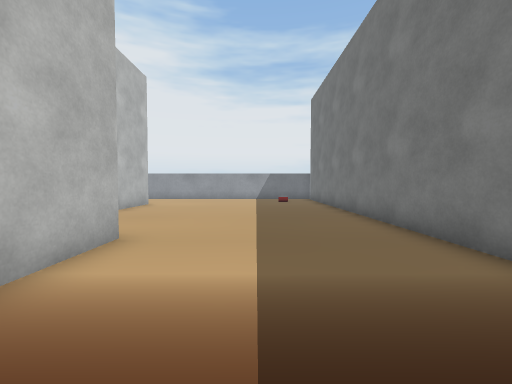
View 1 (above)

19 first-person views from a walk through a Webots world. The camera is 0.25 m above the floor, tilts 2° down and sees 90° across. The floor is counted in squares, 0.25 m on a side. Each view is taken from the middle of a square. On the plan, view 1 faces up. The plan holds only what a view shows up to about 11 squares ahead; the rest is blank. The place goes on beyond the plan. Robots are left out. Simple shapes and patterns stand in for the simulator's stock objects.

View 2
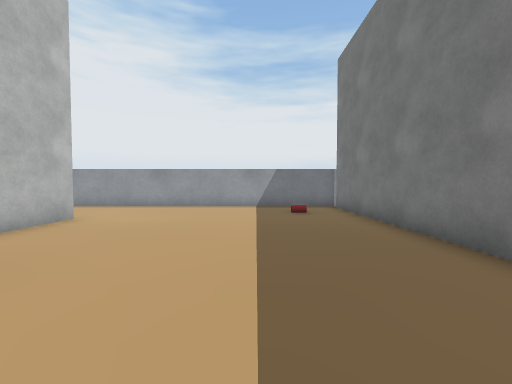

View 3
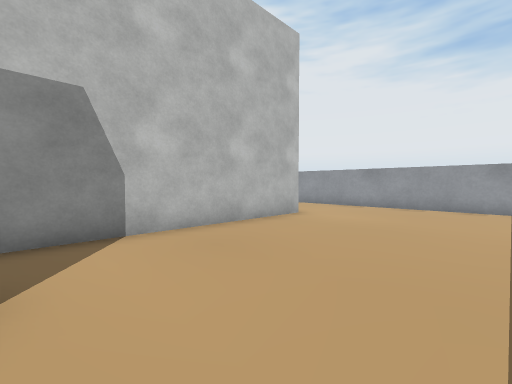

View 4
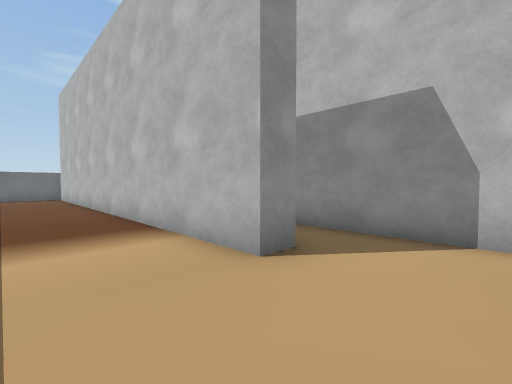

View 5
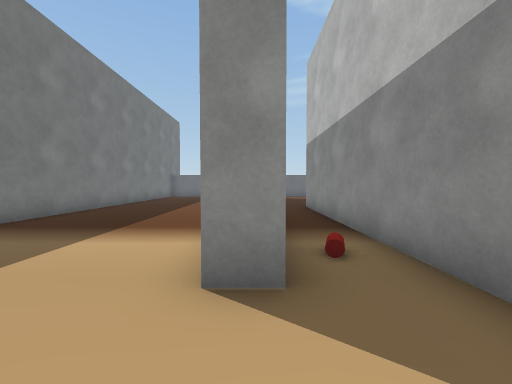

View 6
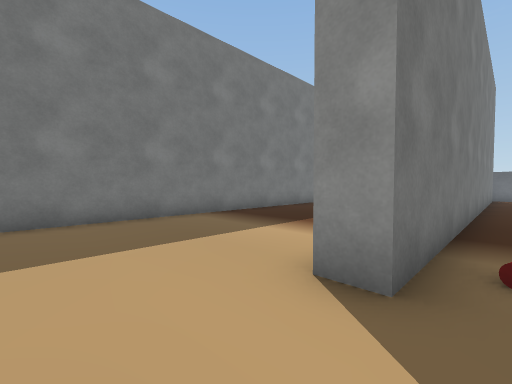

View 7
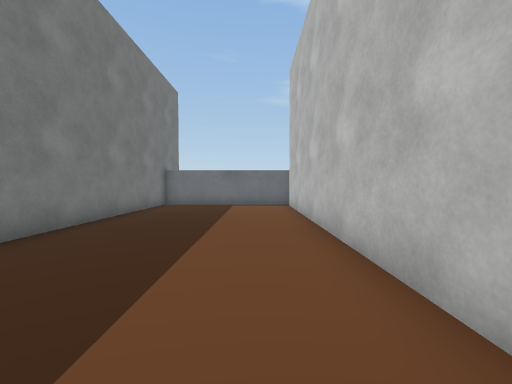

View 8
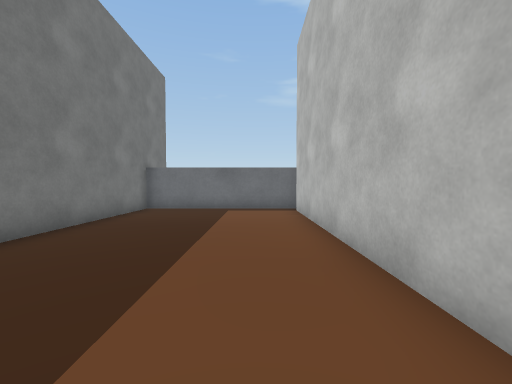

View 9
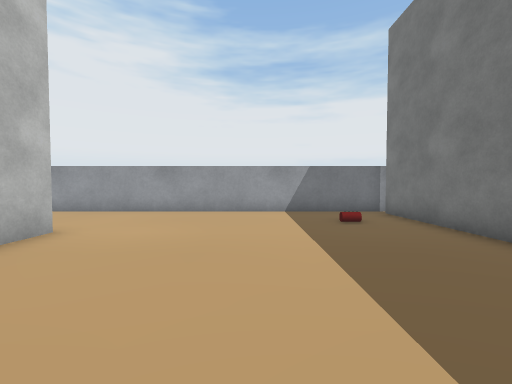

View 10
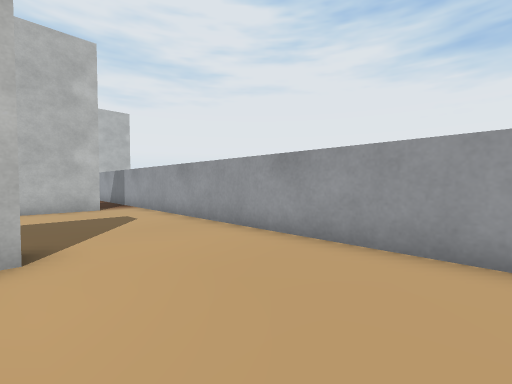

View 11
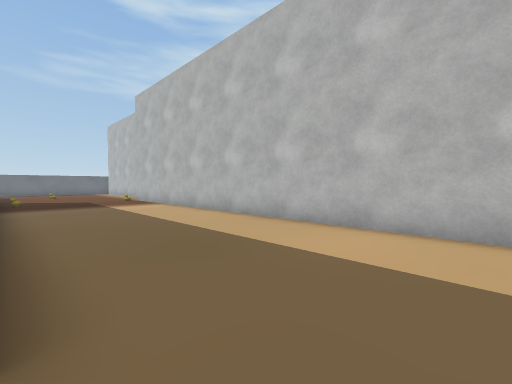

View 12
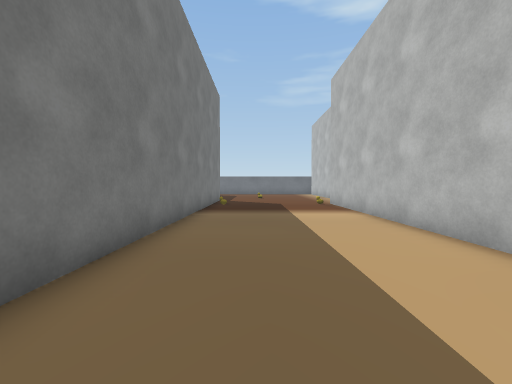

View 13
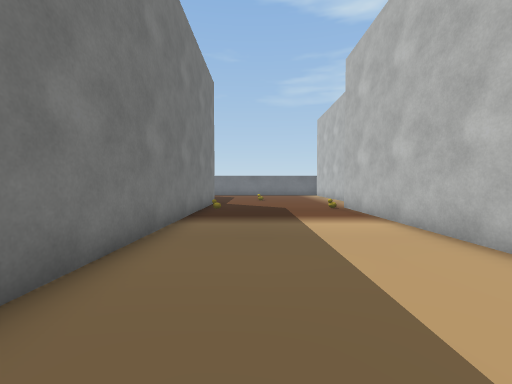

View 14
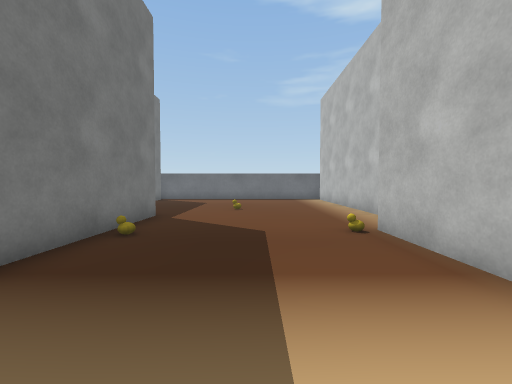

View 15
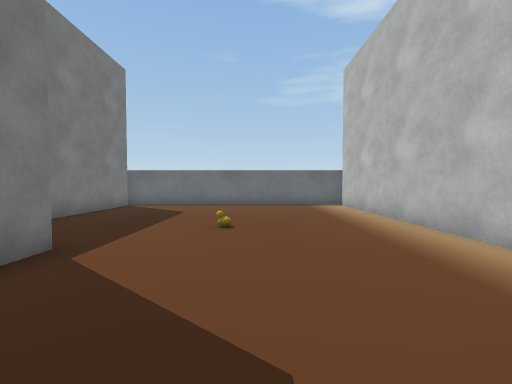

View 16
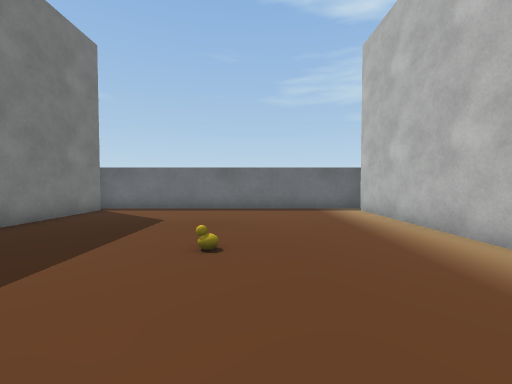

View 17
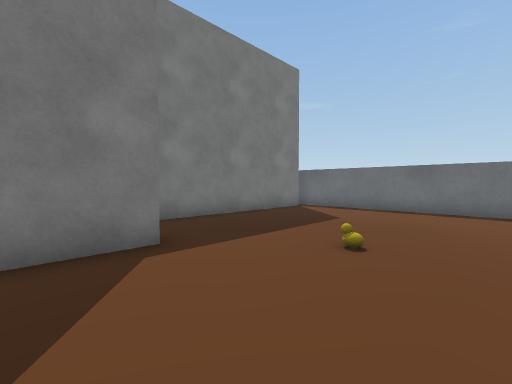

View 18
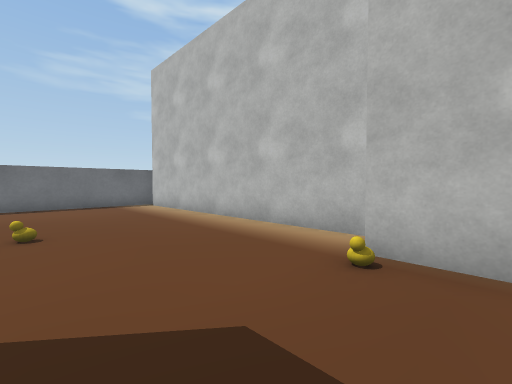

View 19
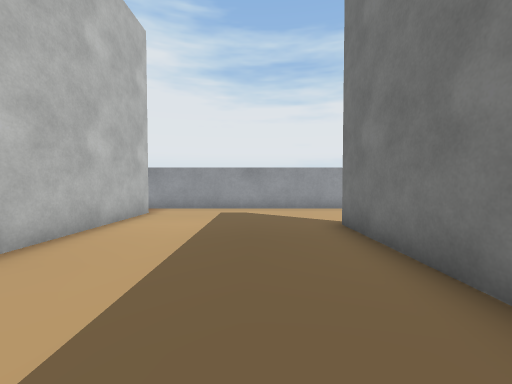

### Floor plan
Key: @ floor where view 1 was taken; # wall or solid block; . floor; B blank board; C drink can; R rubber duck.
Columns run from 13 left of view 1 to 4 right of it. Each row starts with its distance up from view 1.
 16 ##################
 15 .B..............B
 14  B............CCB
 13  B..............B
 12  B.....BB.......B
 11  B.....BB.......B
 10  B.....BB.......B
  9  B.....BB.......B
  8  B.....BB.......B
  7  B.....BB.......B
  6  B.....BB.......B
  5  B.....BB.B.....B
  4  B.....BB.BB....B
  3  B.....BBCBB....B
  2  B.....BB.BB....
  1  B.....BB.BB....
  0  B.....BB.BB.@..
 -1  BR....RB.BB....B
 -2 B......BB.BB....B
 -3 B......BB.BB....B
 -4 B......BB.BB....B
 -5 B.........BB....B
 -6 B....R....BB....B
 -7 B.........BB....B
 -8 B.........BB....B
 -9 B.........BB....B
-10 B.........BB....B
-11 B.........BB....B
-12 #################

Positions as (right, up) in squares from view 1, and headings:
1: (0, 0), facing up
2: (0, 5), facing up
3: (0, 5), facing up-left
4: (0, 7), facing down-left
5: (-3, 7), facing down
6: (-4, 7), facing down-right
7: (-1, 0), facing down
8: (-1, -2), facing down
9: (-1, 7), facing up
10: (-1, 12), facing up-left
11: (-6, 14), facing down-left
12: (-8, 11), facing down
13: (-8, 9), facing down
14: (-9, 4), facing down
15: (-9, 0), facing down
16: (-9, -2), facing down
17: (-10, -2), facing down-right
18: (-8, 0), facing down-left
19: (-8, 6), facing up
